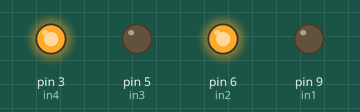
The sketch below on a simulated Arduino Uno, built with avr-gcc and run on an emulated ATmega328P. Parts: output pins drawn as LEDs (lit = HIGH).

Above: at 0.1 s.
Timing chart, 0 to 1.6 s (numbered marks = the images above):
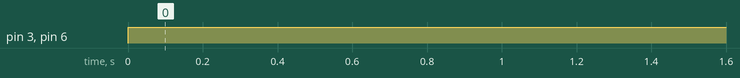

Measured:
- by itself, pin 3 (in4), pin 6 (in2): LOW → HIGH at 0.00 s

The sketch:

____.ino
```cpp
int in1=9;
int in2=6;
int in3=5;
int in4=3;
void walk(int pin1,int pin2)//当in1=0,in2=1,正转；in1=1,in2=0,反转；
{
  digitalWrite(pin1,LOW);
  digitalWrite(pin2,HIGH);
}
void stopper(int pin1,int pin2)//紧急制动，实际就是将电机两个端短接了
{
  digitalWrite(pin1,HIGH);
  digitalWrite(pin2,HIGH);
}
void turnleft(int val)
{
  //analogWrite(enb,val);
  walk(in3,in4);
  walk(in2,in1);
}
void turnright(int val)
{
  //analogWrite(ena,val);
  walk(in1,in2);
  walk(in4,in3);
}
void setup() {
  // put your setup code here, to run once:
  pinMode(in1,OUTPUT);
  pinMode(in2,OUTPUT);
  pinMode(in3,OUTPUT);
  pinMode(in4,OUTPUT);
}

void loop() {
  // put your main code here, to run repeatedly:
  walk(in1,in2);
  walk(in3,in4);
  delay(3000);
}
```
